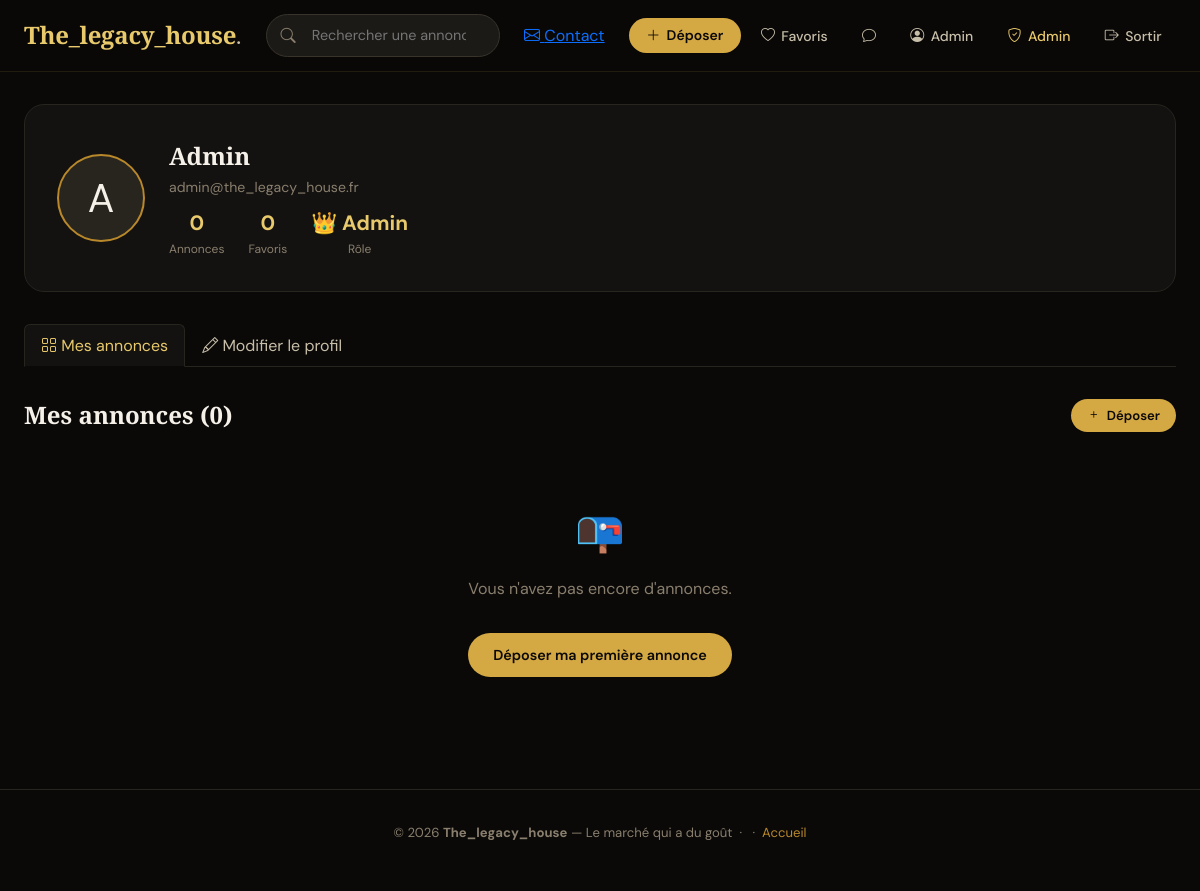
The page /profil.php (signed in) on the database its author committed.
### tables this page shows
CREATE TABLE `users` (
  `id`         INT UNSIGNED    NOT NULL AUTO_INCREMENT,
  `pseudo`     VARCHAR(60)     NOT NULL,
  `email`      VARCHAR(180)    NOT NULL,
  `password`   VARCHAR(255)    NOT NULL,
  `avatar`     VARCHAR(255)    DEFAULT NULL,
  `role`       ENUM('member','admin') NOT NULL DEFAULT 'member',
  `is_active`  TINYINT(1)      NOT NULL DEFAULT 1,
  `created_at` DATETIME        NOT NULL DEFAULT CURRENT_TIMESTAMP,
  PRIMARY KEY (`id`),
  UNIQUE KEY `email` (`email`)
);

### includes/functions.php (called while the page is built, shortened)
<?php
function isLoggedIn(): bool {
    return !empty($_COOKIE['user_id']);
}
function currentUser(): ?array {
    static $user = null;
    if ($user === null) {
        $pdo  = getPDO();
        $stmt = $pdo->prepare('SELECT * FROM users WHERE id = ? AND is_active = 1');
        $stmt->execute([$_COOKIE['user_id']]);
        $user = $stmt->fetch() ?: null;
    }
    return $user;
}
function h(string $s): string {
    return htmlspecialchars($s, ENT_QUOTES | ENT_SUBSTITUTE, 'UTF-8');
}

### profil.php (the view, shortened to what this page needs)
<?php
require_once __DIR__ . '/includes/functions.php';
$user = currentUser();
$pdo  = getPDO();
$user = currentUser();
$s = $pdo->prepare('SELECT COUNT(*) FROM annonces WHERE user_id = ?');
$s->execute([$user['id']]);
$nbAnnonces = (int)$s->fetchColumn();
$s2 = $pdo->prepare('SELECT COUNT(*) FROM favoris WHERE user_id = ?');
$s2->execute([$user['id']]);
$nbFavoris = (int)$s2->fetchColumn();
$myAnn = $pdo->prepare('SELECT a.*, c.icon AS cat_icon FROM annonces a LEFT JOIN categories c ON c.id=a.category_id WHERE a.user_id=? ORDER BY a.created_at DESC');
$myAnn->execute([$user['id']]);
$annonces = $myAnn->fetchAll();
require_once __DIR__ . '/includes/header.php';
?>
<div class="page-wrap">
  <div class="profile-header fade-up">
    <div class="profile-avatar-wrap">
      <?php if ($user['avatar']): ?>
        <img src="<?= BASE_URL ?>/uploads/<?= h($user['avatar']) ?>" alt="avatar">
      <?php else: ?>
        <?= mb_strtoupper(mb_substr($user['pseudo'], 0, 1)) ?>
      <?php endif; ?>
    </div>
    <div style="flex:1">
      <div class="profile-name"><?= h($user['pseudo']) ?></div>
      <div style="color:var(--text-300);font-size:.88rem"><?= h($user['email']) ?></div>
      <div class="profile-stats">
        <div class="stat-item"><div class="stat-val"><?= $nbAnnonces ?></div><div class="stat-lbl">Annonces</div></div>
        <div class="stat-item"><div class="stat-val"><?= $nbFavoris ?></div><div class="stat-lbl">Favoris</div></div>
        <div class="stat-item">
          <div class="stat-val" style="color:<?= $user['role']==='admin' ? 'var(--gold-400)' : 'var(--text-100)' ?>">
            <?= $user['role'] === 'admin' ? '👑 Admin' : 'Membre' ?>
          </div>
          <div class="stat-lbl">Rôle</div>
        </div>
      </div>
    </div>
  </div>
  <ul class="nav nav-tabs" style="border-color:var(--bg-600);margin-bottom:2rem" id="profileTabs">
    <li class="nav-item">
      <button class="nav-link active" style="color:var(--text-200);background:none;border-color:transparent"
              data-bs-toggle="tab" data-bs-target="#tab-annonces">
        <i class="bi bi-grid"></i> Mes annonces
      </button>
    </li>
    <li class="nav-item">
      <button class="nav-link" style="color:var(--text-200);background:none;border-color:transparent"
              data-bs-toggle="tab" data-bs-target="#tab-edit">
        <i class="bi bi-pencil"></i> Modifier le profil
      </button>
    </li>
  </ul>
  <div class="tab-content">
    <div class="tab-pane fade show active" id="tab-annonces">
      <div style="display:flex;justify-content:space-between;align-items:center;margin-bottom:1.2rem">
        <h2 class="section-title" style="margin:0">Mes annonces (<?= $nbAnnonces ?>)</h2>
        <a href="<?= BASE_URL ?>/annonce/create.php" class="btn btn-gold btn-sm">
          <i class="bi bi-plus"></i> Déposer
        </a>
      </div>
      <?php if (empty($annonces)): ?>
        <div style="text-align:center;padding:3rem;color:var(--text-300)">
          <div style="font-size:2.5rem;margin-bottom:.8rem">📭</div>
          <p>Vous n'avez pas encore d'annonces.</p>
          <a href="<?= BASE_URL ?>/annonce/create.php" class="btn btn-gold" style="margin-top:1rem">
            Déposer ma première annonce
          </a>
        </div>
      <?php endif; ?>
    </div>
  </div>
</div>
<?php require_once __DIR__ . '/includes/footer.php'; ?>

### includes/header.php (shortened to what this page needs)
<?php
require_once __DIR__ . '/functions.php';
$user = currentUser();
?>
<!DOCTYPE html>
<html lang="fr">
<head>
  <link rel="stylesheet" href="https://cdn.jsdelivr.net/npm/bootstrap@5.3.3/dist/css/bootstrap.min.css">
  <link rel="stylesheet" href="https://cdn.jsdelivr.net/npm/bootstrap-icons@1.11.3/font/bootstrap-icons.min.css">
  <link rel="stylesheet" href="<?= BASE_URL ?>/css/style.css">
</head>
<body>
<nav class="the_legacy_house-nav">
  <div class="nav-inner">
    <a href="<?= BASE_URL ?>/index.php" class="nav-brand">The_legacy_house<span>.</span></a>
    <div class="nav-search-wrap">
      <form method="GET" action="<?= BASE_URL ?>/index.php">
        <input type="search" name="q"
               placeholder="Rechercher une annonce…"
               value="<?= h($_GET['q'] ?? '') ?>">
      </form>
    </div>
    <a href="<?= BASE_URL ?>/contact.php" class="nav-contact-link">
      <i class="bi bi-envelope"></i> Contact
    </a>
    <div class="nav-links">
      <?php if ($user): ?>
        <a href="<?= BASE_URL ?>/annonce/create.php" class="btn-publish btn">
          <i class="bi bi-plus-lg"></i> Déposer
        </a>
        <a href="<?= BASE_URL ?>/favoris.php">
          <i class="bi bi-heart"></i> Favoris
        </a>
        <a href="<?= BASE_URL ?>/messagerie.php">
          <i class="bi bi-chat"></i>
        </a>
        <a href="<?= BASE_URL ?>/profil.php">
          <i class="bi bi-person-circle"></i>
          <?= h($user['pseudo']) ?>
        </a>
        <?php if ($user['role'] === 'admin'): ?>
          <a href="<?= BASE_URL ?>/admin/index.php" style="color:var(--gold-400)">
            <i class="bi bi-shield-check"></i> Admin
          </a>
        <?php endif; ?>
        <form method="POST" action="<?= BASE_URL ?>/logout.php" style="display:inline">
          <button type="submit"><i class="bi bi-box-arrow-right"></i> Sortir</button>
        </form>
      <?php else: ?>
        <a href="<?= BASE_URL ?>/login.php"><i class="bi bi-person"></i> Connexion</a>
        <a href="<?= BASE_URL ?>/register.php" class="btn-publish btn">S'inscrire</a>
      <?php endif; ?>
    </div>
  </div>
</nav>
<main>

### css/style.css (style rules this page uses)
:root { --bg-900: #0a0908; --bg-800: #131210; --bg-700: #1c1a17; --bg-600: #28251f; --bg-500: #38342b; --gold-400: #e8c96b; --gold-500: #d4a843; --gold-600: #b8882a; --text-100: #f5f0e8; --text-200: #c8bfaa; --text-300: #8a7f6e; --accent-green: #4ade80; --accent-blue: #60a5fa; --accent-orange: #fb923c; --accent-red: #f87171; --radius-sm: 6px; --radius-md: 12px; --radius-lg: 20px; --shadow-sm: 0 1px 3px rgba(0,0,0,.4); --shadow-md: 0 4px 16px rgba(0,0,0,.5); --shadow-lg: 0 12px 40px rgba(0,0,0,.6); --shadow-gold: 0 0 20px rgba(212,168,67,.15); --transition: .22s cubic-bezier(.4,0,.2,1); }
*, *::before, *::after { box-sizing: border-box; margin: 0; padding: 0; }
html { scroll-behavior: smooth; }
body { font-family: 'DM Sans', sans-serif; background: var(--bg-900); color: var(--text-100); min-height: 100vh; line-height: 1.6; -webkit-font-smoothing: antialiased; }
.the_legacy_house-nav { position: sticky; top: 0; z-index: 1000; background: rgba(10,9,8,.92); backdrop-filter: blur(20px); -webkit-backdrop-filter: blur(20px); border-bottom: 1px solid rgba(212,168,67,.12); }
.nav-inner { max-width: 1200px; margin: 0 auto; display: flex; align-items: center; gap: 1.5rem; padding: .9rem 1.5rem; }
.nav-brand { font-family: 'Playfair Display', serif; font-size: 1.5rem; font-weight: 700; color: var(--gold-400); text-decoration: none; letter-spacing: -.01em; flex-shrink: 0; }
.nav-brand span { color: var(--text-200); font-style: italic; font-weight: 400; }
.nav-search-wrap { flex: 1; max-width: 520px; position: relative; }
.nav-search-wrap input { width: 100%; background: var(--bg-700); border: 1px solid var(--bg-500); border-radius: 50px; padding: .55rem 1.2rem .55rem 2.8rem; color: var(--text-100); font-family: inherit; font-size: .9rem; transition: border-color var(--transition), box-shadow var(--transition); }
.nav-links { display: flex; align-items: center; gap: .35rem; margin-left: auto; }
.nav-links a, .nav-links button { display: flex; align-items: center; gap: .4rem; padding: .45rem .9rem; border-radius: 50px; font-size: .875rem; font-weight: 500; color: var(--text-200); text-decoration: none; background: none; border: none; cursor: pointer; transition: color var(--transition), background var(--transition); font-family: inherit; }
.nav-links .btn-publish { background: var(--gold-500); color: var(--bg-900) !important; font-weight: 600; padding: .45rem 1.1rem; }
.page-wrap { max-width: 1380px; margin: 0 auto; padding: 2rem 1.5rem 4rem; }
.section-title { font-family: 'Playfair Display', serif; font-size: 1.5rem; font-weight: 700; color: var(--text-100); margin-bottom: 1.5rem; display: flex; align-items: center; gap: .7rem; }
.section-title::after { content: ''; flex: 1; height: 1px; background: linear-gradient(90deg, var(--bg-500) 0%, transparent 100%); }
.btn { display: inline-flex; align-items: center; justify-content: center; gap: .4rem; padding: .7rem 1.6rem; border-radius: 50px; border: none; cursor: pointer; font-family: inherit; font-size: .9rem; font-weight: 600; text-decoration: none; transition: all var(--transition); white-space: nowrap; }
.btn-gold { background: var(--gold-500); color: var(--bg-900); }
.btn-sm { padding: .4rem 1rem; font-size: .82rem; }
.profile-header { background: var(--bg-800); border: 1px solid var(--bg-600); border-radius: var(--radius-lg); padding: 2rem; display: flex; gap: 1.5rem; align-items: center; margin-bottom: 2rem; }
.profile-avatar-wrap { width: 88px; height: 88px; border-radius: 50%; background: var(--bg-600); display: flex; align-items: center; justify-content: center; font-size: 2.5rem; flex-shrink: 0; overflow: hidden; border: 2px solid var(--gold-600); }
.profile-name { font-family: 'Playfair Display', serif; font-size: 1.5rem; font-weight: 700; }
.profile-stats { display: flex; gap: 1.5rem; margin-top: .5rem; }
.stat-item { text-align: center; }
.stat-val { font-size: 1.3rem; font-weight: 700; color: var(--gold-400); }
.stat-lbl { font-size: .75rem; color: var(--text-300); }
.fade-up { animation: fadeUp .45s ease both; }

### profil.php (style rules this page uses)
.nav-tabs .nav-link.active { color: var(--gold-400) !important; border-color: var(--bg-600) var(--bg-600) var(--bg-900) !important; background: var(--bg-800) !important; }

### rows shown on the page
users: pseudo "Admin", pseudo "A", email "admin@the_legacy_house.fr"

### other values the page prints
$nbAnnonces "0"
$nbFavoris "0"
SITE_NAME "The_legacy_house"
SITE_TAGLINE "Le marché qui a du goût"
